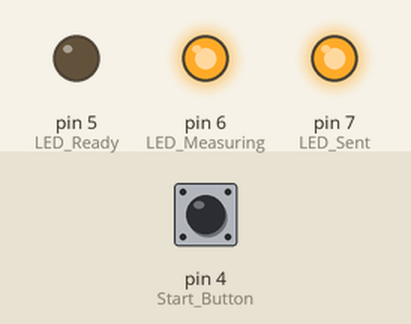
Simulated run of this sketch. Board: Arduino Uno, built with avr-gcc and run on an emulated ATmega328P. Parts: output pins drawn as LEDs (lit = HIGH). Inputs (shaded band) come from the test bench; at power-on: pin 4 (Start_Button) HIGH.

Above: at 1.2 s.
1.3 s: pin 4 (Start_Button) pulled LOW for 0.15 s
At 1.37 s:
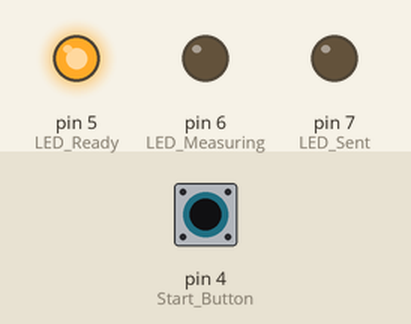
2.9 s: pin 4 (Start_Button) pulled LOW for 3.2 s
At 6.5 s:
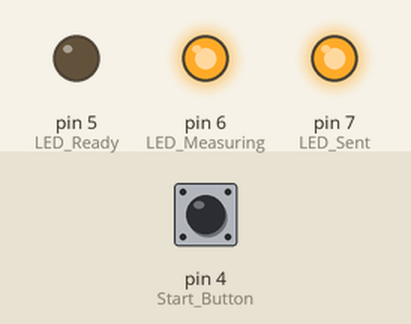
Timing chart, 0 to 8.0 s (numbered marks = the images above; inputs shaded):
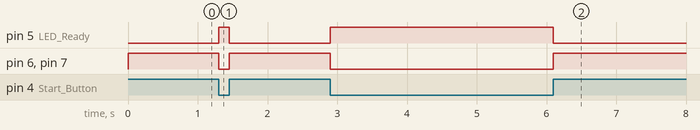

Measured:
- after the input at 1.3 s, pin 5 (LED_Ready): LOW → HIGH at once, → LOW 0.15 s later; pin 6 (LED_Measuring), pin 7 (LED_Sent): HIGH → LOW at once, → HIGH 0.15 s later
- after the input at 2.9 s, pin 5 (LED_Ready): LOW → HIGH at once, → LOW 3.2 s later; pin 6 (LED_Measuring), pin 7 (LED_Sent): HIGH → LOW at once, → HIGH 3.2 s later

The sketch:

ledbutton.ino
```cpp
int switchState = 0;


void setup() {
  // put your setup code here, to run once:
  pinMode(5, OUTPUT); // LED Ready
  pinMode(6, OUTPUT); // LED Measuring
  pinMode(7, OUTPUT); // LED Sent
  pinMode(4, INPUT); // Start Button
}

void loop() {
  // put your main code here, to run repeatedly:
  switchState = digitalRead(4);
  if (switchState == LOW) {
    digitalWrite(5, HIGH);
    digitalWrite(6, LOW);
    digitalWrite(7, LOW);
  }
  else{
    digitalWrite(5, LOW);
    digitalWrite(6, HIGH);
    digitalWrite(7, HIGH);
  }
}
```
